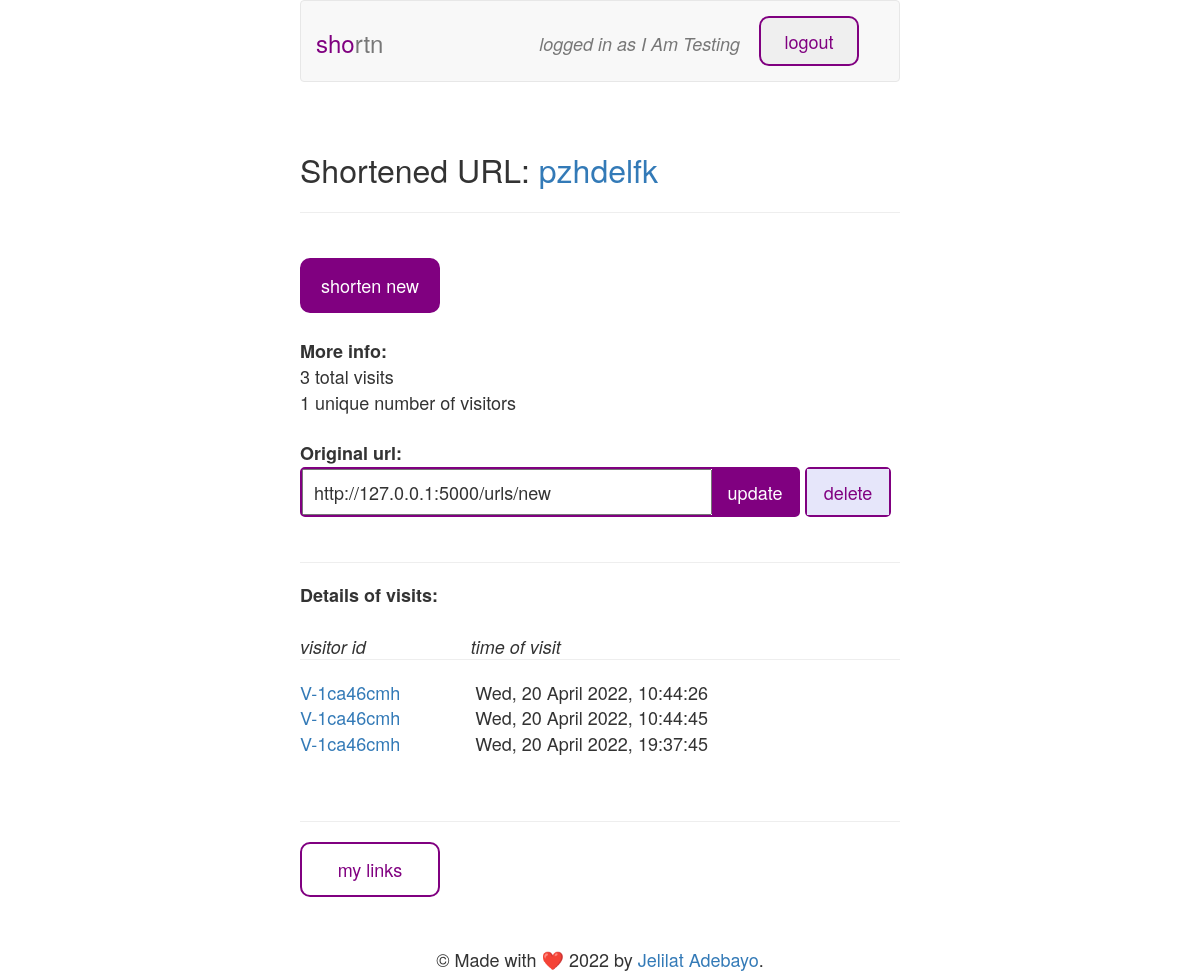
Screenshot of /urls/pzhdelfk (signed in) with the database file from the repository.
### tables this page shows
CREATE TABLE 'users' ('username' TEXT, 'password' TEXT, 'id'  INTEGER PRIMARY KEY  );

CREATE TABLE 'urls' ('id' TEXT PRIMARY KEY NOT NULL, 'user_id' INTEGER, 'long' TEXT);

CREATE TABLE 'visits' ('id' INTEGER PRIMARY KEY AUTOINCREMENT NOT NULL, 'url_id' TEXT NOT NULL, 'visitor' TEXT NOT NULL, 'time' TEXT NOT NULL);

### app.py (the view)
@app.route("/urls/<id>", methods=["GET", "POST"])
def url(id):
    if request.method == "POST":
        update_url(id, request.form.get('longURL'))
        return redirect("/urls/{}".format(id))
    else:
        url = get_url_details(id)
        return render_template("show.html", url=url, username=g.user["username"])

### app.py (called while the page is built)
def get_user(id):
    print("Getting user with {}".format(id))
    rows = db.execute('SELECT * from users WHERE id = "{}"'.format(id))
    print("Retrieved user rows", rows)
    if len(rows) > 0:
        return rows[0]
    return None

def get_url(id):
    print("Retrieving url by id {}".format(id))
    rows = db.execute('SELECT * from urls WHERE id = "{}"'.format(id))
    print("Retrieved url rows", rows)
    if len(rows) == 0:
        return None
    return rows[0]

def get_url_details(id):
    url = get_url(id)
    print("Retrieving visits for url", url)
    visits_list = db.execute('SELECT * from visits WHERE url_id = "{}"'.format(id))
    visits_by_visitor = defaultdict(list)
    for v in visits_list: visits_by_visitor[v['visitor']].append(v)
    url['totalVisits'] = len(visits_list)
    url['totalVisitors'] = len(visits_by_visitor.items())
    url['visits'] = visits_by_visitor
    print("Retrieved and structured url", url)
    return url

@app.before_request
def before_request():
    if 'user_id' in session:
        g.user = get_user(session['user_id'])
    elif 'user' in g: g.pop('user')
    if '/urls' in request.path and not 'user' in g:
        return redirect("/login")

@app.after_request
def after_request(response):
    response.headers["Cache-Control"] = "no-cache, no-store, must-revalidate"
    response.headers["Expires"] = 0
    response.headers["Pragma"] = "no-cache"
    return response

### templates/show.html (shortened to what this page needs)
{% extends "base.html" %}
{% block content %}
{% if username %}
<h1 class="page-heading">
  Shortened URL: <a style="font-size: inherit;" href="/u/{{ url.id }}" target="blank">{{ url.id }}</a>
</h1>
<hr/>
<br/>
<a href="/urls/new" style="display: flex;"><div class="navig-link-reverse">shorten new</div></a>
<br>
<dl>
  <dt>More info:</dt>
  <dd>{{ url.totalVisits }} total visits</dd>
  <dd>{{ url.totalVisitors }} unique number of visitors</dd>
  <br>
  <dt>Original url:</dt>
  <dd>
    <form class="inline" method="POST" action="/urls/{{ url.id }}">
        <label for=longURL></label><input type="textbox" name="longURL" value="{{ url.long }}"><button>update</button>
    </form>
    <form id="faded" class="inline" method="POST" action="/urls/{{ url.id }}/delete">
        <button>delete</button>
    </form>
  </dd>
  <br>
  <hr>
  <dt>Details of visits:</dt>
  <dd>
    <ul id="list-ul">
      <li id="table-title">
        <span>visitor id</span>
        <span>time of visit</span>
      </li>
      <hr>
      {% for visitor, visits in url.visits.items() %}
        {% for v in visits %}
          <li>
            <a>{{ visitor }}</a>
            <time datetime="{{v.time}}">{{ v.time }}</time>
          </li>
        {% endfor %}
      {% endfor %}
    </ul>
  </dd>
</dl>
<br>
<hr>
<nav>
  <a href="/urls"><div class="navig-link" style="float: none;">my links</div></a>
</nav>
{% endif %}
{% endblock content%}

### templates/base.html (shortened to what this page needs)
<!DOCTYPE html>
<html lang="en">
<head>
  <link rel="stylesheet" href="https://maxcdn.bootstrapcdn.com/bootstrap/3.3.7/css/bootstrap.min.css">
  <link href="/static/styles.css" rel="stylesheet">
</head>
<body>
    <nav class="navbar navbar-default">
        <div class="container-fluid">
            <div class="navbar-header">
                <a class="navbar-brand" href="#"><span class="purple">sho</span>rtn</a>
            </div>
            <div class="collapse navbar-collapse" id="bs-example-navbar-collapse-1">
            <ul class="nav nav-pills nav-right">
                {% if username %}
                <li role="presentation" class="active">
                    <form method="POST" action="/logout" >
                        <button class="navig-link top-nav">logout</button>
                    </form>
                </li>
                <li role="presentation" class="navbar-text">
                    <p><em>logged in as {{username}}</em></p>
                </li>
                {% elif formType == 'register' %}
                <li role="presentation" class="navig-link-reverse top-nav">
                    <a href="/login"><div>login</div></a>
                </li>
                {% elif formType == 'login' %}
                <li role="presentation" class="navig-link-reverse top-nav">
                    <a href="/register"><div>register</div></a>
                </li>
                {% endif %}
            </ul>
            </div>
        </div>
    </nav>
    <section id="content">
        <br>
        {% block content %}{% endblock %}
    </section>
    <section id="footer">
        &copy; Made with ❤️ 2022 by <a href="http://127.0.0.1:5000/">Jelilat Adebayo</a>.
    </section>
</body>
</html>

### static/styles.css (style rules this page uses)
* { margin: 0; padding: 0; box-sizing: border-box; line-height: 1.4; font-size: 18px; }
body { width: 600px; height: 100%; min-height: 100vh; margin: 0 auto; position: relative; padding-bottom: 80px; }
#footer { position: absolute; bottom: 0px; text-align: center; width: 100%; line-height: 2; }
.page-heading { font-size: 32px; }
.navbar-brand, .navbar-brand span { font-size: 24px; line-height: 1; }
.purple { color: purple; font-size: inherit; }
.nav { height: 50px; margin: 15px 0px; }
.navbar-header { margin: 15px 0px; }
form.inline { display: inline-block; height: 50px; padding: 0px; border: 2px solid purple; border-radius: 5px; }
form.inline > button { width: 86px; height: 100%; background: purple; color: white; border: none; }
form.inline > input { width: 410px; height: 100%; margin: 0px; padding-left: 10px; }
#faded { width: 86px; }
#faded > button { width: 100%; color: purple; background: #E6E6FA; }
.navig-link, .navig-link-reverse { float: left; width: 140px; height: 55px; padding: 13px 0px; margin-right: 10px; border: 2px solid purple; border-radius: 10px; color: purple; text-align: center; }
.navig-link-reverse { float: right; color: white; background-color: purple; }
li { list-style: none; }
#list-ul { width: 600px; }
.nav-pills>li { float: right; margin-left: 4px; }
.nav-pills .top-nav, .nav-pills .top-nav > a > div { width: 100px; height: 50px; line-height: 1; }
#table-title { margin: 25px 0px -20px; }
#table-title span { margin-right: 100px; font-style: italic; }
#list-ul > li > a:first-of-type { margin-right: 70px; }
form > button { padding: 10px 15px; }

### rows the page displays
users: username "I Am Testing"
urls: id "pzhdelfk", longURL "http://127.0.0.1:5000/urls/new"
visits: visitor "V-1ca46cmh", time "Wed, 20 April 2022, 10:44:26"
visits: time "Wed, 20 April 2022, 10:44:45"
visits: time "Wed, 20 April 2022, 19:37:45"

### other values shown
{{ url.totalVisits }} "3"
{{ url.totalVisitors }} "1"
